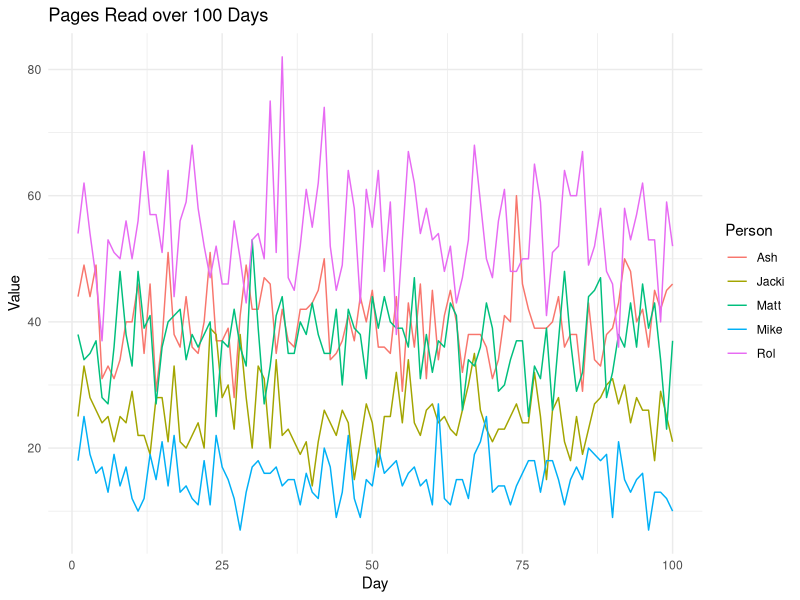
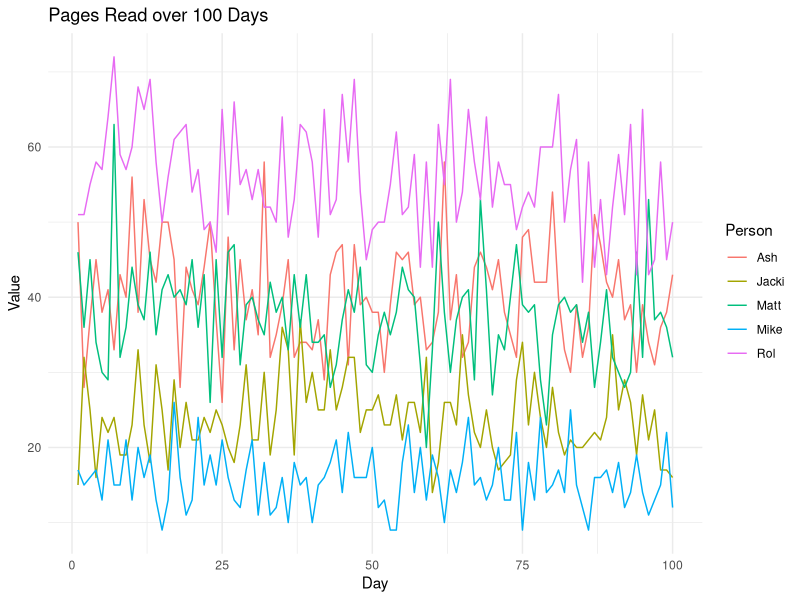
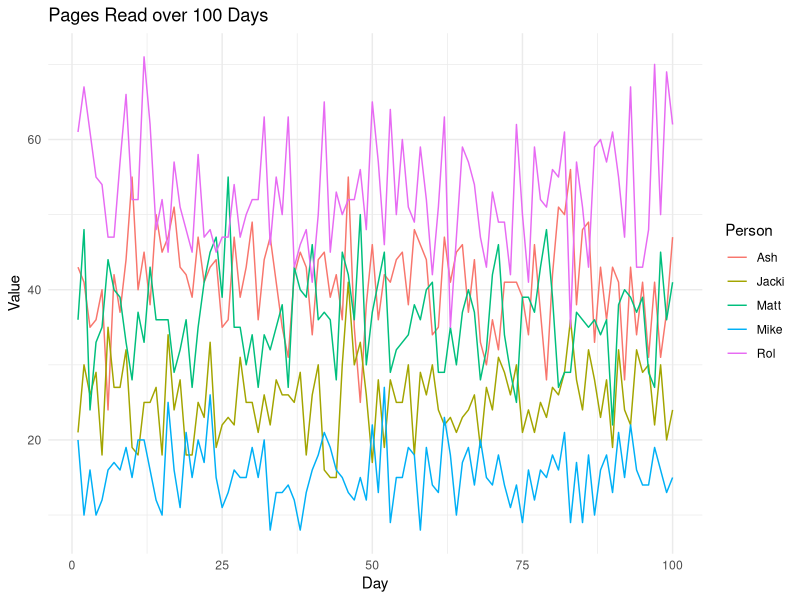
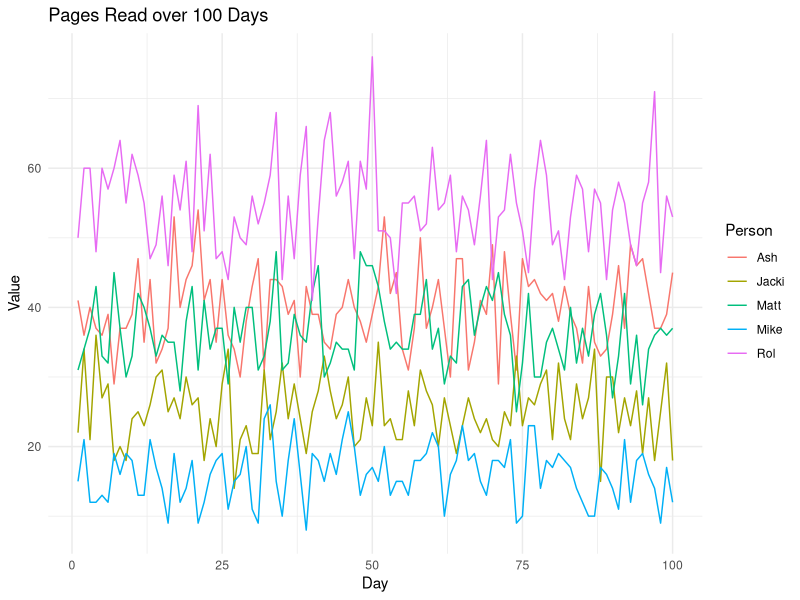
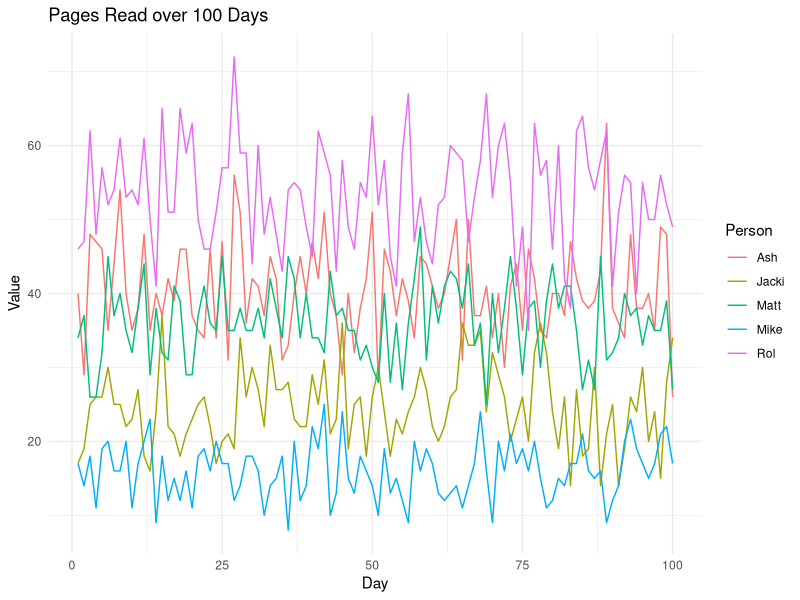

These figures' R source, in order:
## ---- chunk 1
library(tidyverse)
## ---- chunk 2
#| echo: false
#| fig-cap: Test 1

# Test 1
set.seed(111)

df <- tibble(
  Day = 1:100,
  Matt = rpois(100, lambda = 37),
  Ash = rpois(100, lambda = 40),
  Jacki = rpois(100, lambda = 25),
  Rol = rpois(100, lambda = 54),
  Mike = rpois(100, lambda = 16)
)

df_long <- df %>% pivot_longer(cols = -Day, names_to = "Person", values_to = "Value")

# Plot the data
ggplot(df_long, aes(x = Day, y = Value, color = Person)) +
  geom_line() +
  #facet_wrap(~ Person) +
  labs(x = "Day", y = "Value", title = "Pages Read over 100 Days") +
  theme_minimal()

## ---- chunk 3
#| echo: false
#| fig-cap: Test 2

# Test 2
set.seed(222)

df <- tibble(
  Day = 1:100,
  Matt = rpois(100, lambda = 37),
  Ash = rpois(100, lambda = 40),
  Jacki = rpois(100, lambda = 25),
  Rol = rpois(100, lambda = 54),
  Mike = rpois(100, lambda = 16)
)

df_long <- df %>% pivot_longer(cols = -Day, names_to = "Person", values_to = "Value")

# Plot the data
ggplot(df_long, aes(x = Day, y = Value, color = Person)) +
  geom_line() +
  #facet_wrap(~ Person) +
  labs(x = "Day", y = "Value", title = "Pages Read over 100 Days") +
  theme_minimal()
## ---- chunk 4
#| echo: false
#| fig-cap: Test 3

# Test 3
set.seed(333)

df <- tibble(
  Day = 1:100,
  Matt = rpois(100, lambda = 37),
  Ash = rpois(100, lambda = 40),
  Jacki = rpois(100, lambda = 25),
  Rol = rpois(100, lambda = 54),
  Mike = rpois(100, lambda = 16)
)

df_long <- df %>% pivot_longer(cols = -Day, names_to = "Person", values_to = "Value")

# Plot the data
ggplot(df_long, aes(x = Day, y = Value, color = Person)) +
  geom_line() +
  #facet_wrap(~ Person) +
  labs(x = "Day", y = "Value", title = "Pages Read over 100 Days") +
  theme_minimal()
## ---- chunk 5
#| echo: false
#| fig-cap: Test 4

# Test 4
set.seed(444)

df <- tibble(
  Day = 1:100,
  Matt = rpois(100, lambda = 37),
  Ash = rpois(100, lambda = 40),
  Jacki = rpois(100, lambda = 25),
  Rol = rpois(100, lambda = 54),
  Mike = rpois(100, lambda = 16)
)

df_long <- df %>% pivot_longer(cols = -Day, names_to = "Person", values_to = "Value")

# Plot the data
ggplot(df_long, aes(x = Day, y = Value, color = Person)) +
  geom_line() +
  #facet_wrap(~ Person) +
  labs(x = "Day", y = "Value", title = "Pages Read over 100 Days") +
  theme_minimal()
## ---- chunk 6
#| echo: false
#| fig-cap: Test 5

# Test 5
set.seed(555)

df <- tibble(
  Day = 1:100,
  Matt = rpois(100, lambda = 37),
  Ash = rpois(100, lambda = 40),
  Jacki = rpois(100, lambda = 25),
  Rol = rpois(100, lambda = 54),
  Mike = rpois(100, lambda = 16)
)

df_long <- df %>% pivot_longer(cols = -Day, names_to = "Person", values_to = "Value")

# Plot the data
ggplot(df_long, aes(x = Day, y = Value, color = Person)) +
  geom_line() +
  #facet_wrap(~ Person) +
  labs(x = "Day", y = "Value", title = "Pages Read over 100 Days") +
  theme_minimal()
